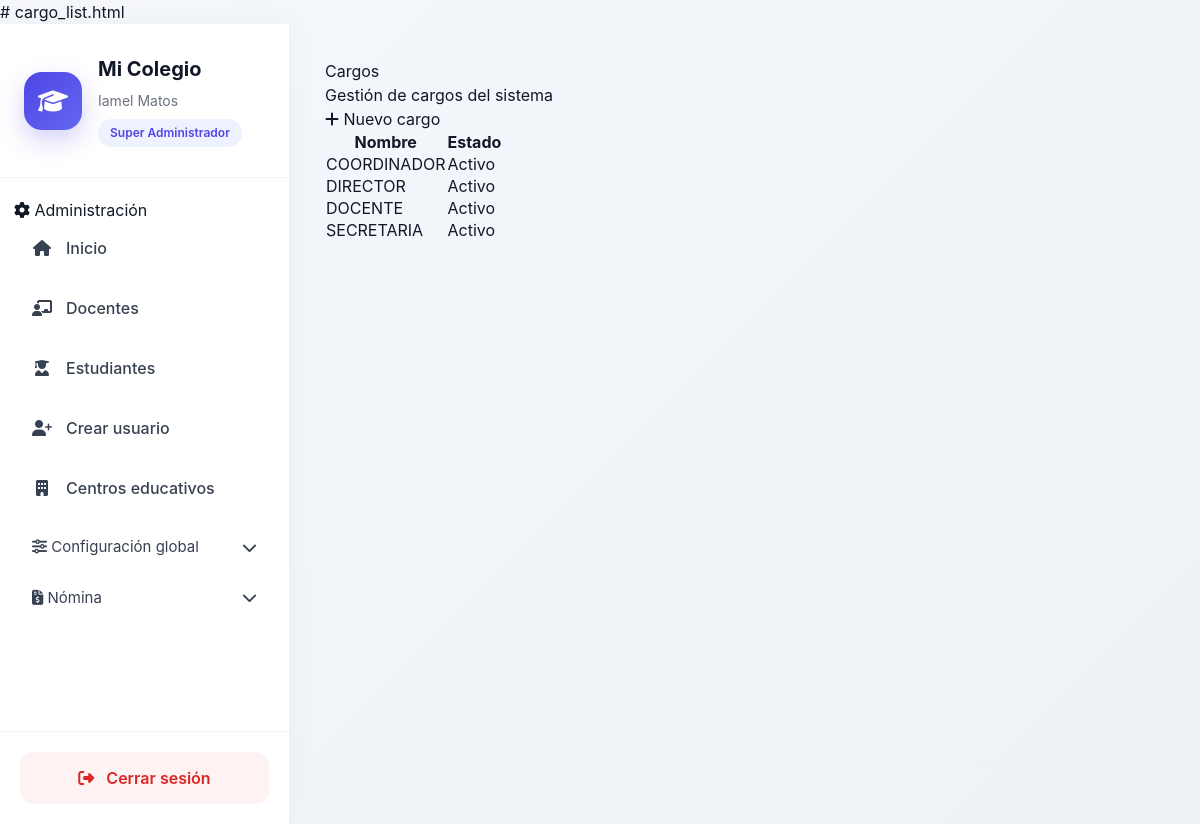
The page /nomina/cargos/ (signed in) on the database its author committed.
### usuarios/models.py (models this page shows, shortened)
class Usuario(AbstractBaseUser, PermissionsMixin):
    ROLES = (
        ('superadmin', 'Super Administrador'),
        ('admin', 'Administrador'),
        ('secretaria', 'Secretaria'),
        ('docente', 'Docente'),
        ('estudiante', 'Estudiante'),
        ('director', 'Director'),
    )
    username = models.CharField(max_length=100, unique=True)
    email = models.EmailField(unique=True)
    first_name = models.CharField("Nombres", max_length=150)
    last_name = models.CharField("Apellidos", max_length=150)
    rol = models.CharField(
        max_length=20,
        choices=ROLES,
    )
    is_active = models.BooleanField(default=True)
    is_staff = models.BooleanField(default=False)
    fecha_creacion = models.DateTimeField(auto_now_add=True)
    objects = UsuarioManager()
    USERNAME_FIELD = "username"
    REQUIRED_FIELDS = ["email", "first_name", "last_name"]
    def get_full_name(self):
        return f"{self.first_name} {self.last_name}".strip()

### nomina/models.py (models this page shows, shortened)
class Cargo(models.Model):
    nombre = models.CharField(
        max_length=150,
        unique=True
    )
    descripcion = models.TextField(
        blank=True
    )
    activo = models.BooleanField(
        default=True
    )
    fecha_creacion = models.DateTimeField(
        auto_now_add=True
    )
    class Meta:
        ordering = ['nombre']

### nomina/views.py (the view)
@login_required
@role_required('director', 'admin', 'superadmin')
def cargo_list(request):
    cargos = Cargo.objects.filter(
        activo=True
    ).order_by('nombre')
    return render(
        request,
        'nomina/cargo_list.html',
        {
            'cargos': cargos
        }
    )

### core/context_processors.py (called while the page is built)
def configuracion_centro(request):
    centro_id = request.session.get('centro_id')
    configuracion = None
    if centro_id:
        try:
            configuracion = ConfiguracionCentro.objects.get(
                centro_id=centro_id
            )
        except ConfiguracionCentro.DoesNotExist:
            pass
    return {
        'configuracion': configuracion
    }

### nomina/templates/nomina/cargo_list.html (shortened to what this page needs)
{% extends 'home.html' %}
{% block content %}
<div class="page-header">
    <div>
        <h1 class="page-title">Cargos</h1>
        <p class="page-subtitle">Gestión de cargos del sistema</p>
    </div>
    <a href="{% url 'nomina:cargo_create' %}" class="btn-primary">
        <i class="fas fa-plus"></i>
        Nuevo cargo
    </a>
</div>
<div class="table-card">
    <table class="custom-table">
        <thead>
            <tr>
                <th>Nombre</th>
                <th>Estado</th>
            </tr>
        </thead>
        <tbody>
            {% for cargo in cargos %}
            <tr>
                <td>{{ cargo.nombre }}</td>
                <td>
                    {% if cargo.activo %}
                        <span class="badge-success">Activo</span>
                    {% else %}
                        <span class="badge-danger">Inactivo</span>
                    {% endif %}
                </td>
            </tr>
            {% endfor %}
        </tbody>
    </table>
</div>
{% endblock %}

### core/templates/home.html (shortened to what this page needs)
<!DOCTYPE html>
<html lang="es">
  {% load static %}
  <head>
    <script src="https://cdn.tailwindcss.com"></script>
    <link rel="stylesheet" href="https://cdnjs.cloudflare.com/ajax/libs/font-awesome/6.5.0/css/all.min.css" />
    <link rel="stylesheet" href="{% static 'css/dashboard.css' %}" />
  </head>
  <body class="dashboard-body">
    <div class="dashboard-layout">
      <aside class="sidebar">
        <div class="sidebar-header">
          <div class="sidebar-logo">
            <i class="fas fa-graduation-cap"></i>
          </div>
          <div>
            <h1 class="sidebar-title">Mi Colegio</h1>
            <p class="sidebar-user">{{ request.user.get_full_name }}</p>
            <span class="sidebar-role">{{ request.user.get_rol_display }}</span>
          </div>
        </div>
        <nav class="sidebar-nav">
          {% if request.user.is_authenticated %}
            {% if request.user.rol == 'admin' or request.user.rol == 'superadmin' or request.user.is_superuser %}
              <div class="sidebar-section">
                <span>
                  <i class="fas fa-cog"></i>
                  Administración
                </span>
              </div>
              <a href="{% url 'core:home' %}" class="sidebar-link">
                <i class="fas fa-home"></i>
                <span>Inicio</span>
              </a>
              <a href="{% url 'docente_list' %}" class="sidebar-link">
                <i class="fas fa-chalkboard-teacher"></i>
                <span>Docentes</span>
              </a>
              <a href="{% url 'estudiante_list' %}" class="sidebar-link">
                <i class="fas fa-user-graduate"></i>
                <span>Estudiantes</span>
              </a>
              <a href="{% url 'usuarios:crear_miembro' %}" class="sidebar-link">
                <i class="fas fa-user-plus"></i>
                <span>Crear usuario</span>
              </a>
              <a href="{% url 'core:centro_list' %}" class="sidebar-link">
                <i class="fas fa-building"></i>
                <span>Centros educativos</span>
              </a>
              <button type="button" onclick="toggleMenu('menu-configuracion')" class="menu-toggle">
                <div>
                  <i class="fas fa-sliders"></i>
                  <span>Configuración global</span>
                </div>
                <i class="fas fa-chevron-down"></i>
              </button>
            {% endif %}
{% if configuracion and configuracion.modulo_nomina %}
<button type="button"
        onclick="toggleMenu('menu-nomina')"
        class="menu-toggle">
    <div>
        <i class="fas fa-file-invoice-dollar"></i>
        <span>Nómina</span>
    </div>
    <i class="fas fa-chevron-down"></i>
</button>
{% endif %}
          {% endif %}
        </nav>
        <div class="sidebar-footer">
          <a href="{% url 'usuarios:logout' %}" class="logout-btn">
            <i class="fas fa-sign-out-alt"></i>
            <span>Cerrar sesión</span>
          </a>
        </div>
      </aside>
      <main class="main-content">
        {% block content %}
        {% endblock %}
      </main>
    </div>
  </body>
</html>

### static/css/dashboard.css (style rules this page uses)
body.dashboard-body { margin: 0; background: linear-gradient( 135deg, #f5f7fb, #edf2f7 ); font-family: "Inter", sans-serif; color: #111827; }
.dashboard-layout { display: flex; min-height: 100vh; }
.sidebar { width: 290px; background: #ffffff; border-right: 1px solid #edf2f7; display: flex; flex-direction: column; justify-content: space-between; box-shadow: 0 0 30px rgba(0,0,0,.04); }
.sidebar-header { padding: 30px 24px; border-bottom: 1px solid #f1f5f9; display: flex; gap: 16px; align-items: center; }
.sidebar-logo { width: 58px; height: 58px; border-radius: 18px; background: linear-gradient( 135deg, #4f46e5, #6366f1 ); display: flex; align-items: center; justify-content: center; color: white; font-size: 24px; box-shadow: 0 10px 25px rgba(79,70,229,.25); }
.sidebar-title { font-size: 20px; font-weight: 700; margin: 0; }
.sidebar-user { margin-top: 6px; font-size: 14px; color: #6b7280; }
.sidebar-role { display: inline-block; margin-top: 8px; background: #eef2ff; color: #4f46e5; padding: 5px 12px; border-radius: 999px; font-size: 12px; font-weight: 600; }
.sidebar-nav { padding: 20px 14px; flex: 1; overflow-y: auto; }
.sidebar-link { display: flex; align-items: center; gap: 14px; padding: 14px 18px; border-radius: 14px; text-decoration: none; color: #374151; margin-bottom: 8px; transition: all .25s ease; font-weight: 500; }
.sidebar-link i { width: 20px; text-align: center; }
.menu-toggle { width: 100%; border: none; background: transparent; display: flex; justify-content: space-between; align-items: center; padding: 14px 18px; border-radius: 14px; cursor: pointer; color: #374151; font-size: 15px; transition: all .25s ease; }
.sidebar-footer { padding: 20px; border-top: 1px solid #f1f5f9; }
.logout-btn { display: flex; align-items: center; justify-content: center; gap: 12px; background: #fef2f2; color: #dc2626; text-decoration: none; padding: 14px; border-radius: 14px; font-weight: 600; transition: all .25s ease; }
.main-content { flex: 1; padding: 35px; overflow-y: auto; }

### rows shown on the page
Usuario: user.get_full_name "Iamel Matos", user.rol "Super Administrador"
Cargo: nombre "COORDINADOR", activo "Activo"
Cargo: nombre "DIRECTOR", activo "Activo"
Cargo: nombre "DOCENTE", activo "Activo"
Cargo: nombre "SECRETARIA", activo "Activo"
